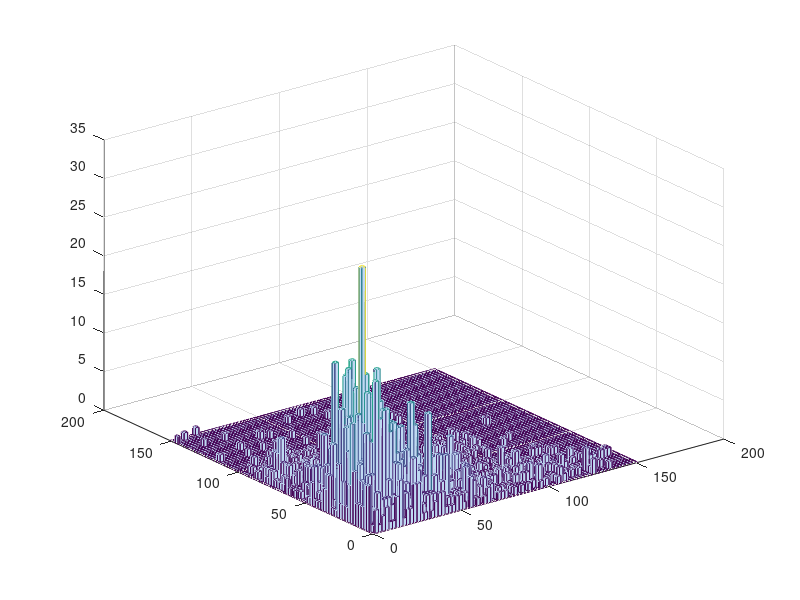

Reproduce this figure in MATLAB. (Note: this script raises an error after producing the figure.)
%% test 



% posi = [];
% nega = [];
% null = [];
% animal_list = {'m36n','m2p','m41o','m32q'};
% for ind =2:4% 2:4
%     animal = animal_list{ind};
%     load([animal '_List3']);
%     
%     directory = ['U:\Neural and Behavioural Data' '\marmoset\' animal];
%     %     directory = ['C:\Users\John\Documents\Marmoset\' animal];
%     indxList = find([UnitInfo.Info.Stimuli_Nb] ==12 &... %[UnitInfo.Info.Positive] == Positive &...
%         [UnitInfo.Info.Sync] == 1 &  ...
%         [UnitInfo.Info.Pre_stim_Duration] == 500 &...
%         [UnitInfo.Info.Post_stim_Duration] == 500 & [UnitInfo.Info.Significant_rate] ==1 );
%     % & [UnitInfo.Info.Stimuli_Nb] ==StimType &[UnitInfo.Info.Positive] == Positive &
%     
%     for n =  indxList
%         if UnitInfo.Info(n).pval<=0.05
%             posi = [posi UnitInfo.Info(n).Rho];
% %         elseif UnitInfo.Info(n).Positive == 1
% %             nega = [nega UnitInfo.Info(n).Rho];
%         else
%             null = [null UnitInfo.Info(n).Rho];
%         end
%     end
% end
% 
%     




%% Mutual information population
% load('SyncN_new.mat')
% SyncNH = round([sum(output.rates_stim{3},2) sum(output.rates_stim{4},2) sum(output.rates_stim{5},2)]);
% SyncNH = reshape(SyncNH,[],1)/1000;
% SyncNL = round([sum(output.rates_stim{8},2) sum(output.rates_stim{9},2) sum(output.rates_stim{10},2)]);
% SyncNL = reshape(SyncNL,[],1)/1000;
% SyncN = [SyncNH SyncNL];
% SyncN = reshape(SyncN,[],1);
% 
% load('SyncP_new.mat')
% SyncPH = round([sum(output.rates_stim{3},2) sum(output.rates_stim{4},2) sum(output.rates_stim{5},2)]);
% SyncPH = reshape(SyncPH,[],1)/1000;
% SyncPL = round([sum(output.rates_stim{8},2) sum(output.rates_stim{9},2) sum(output.rates_stim{10},2)]);
% SyncPL = reshape(SyncPL,[],1)/1000;
% SyncP = [SyncPH SyncPL];
% SyncP = reshape(SyncP,[],1);
% rangeP = max(SyncP);
% rangeN = max(SyncN);
% 
% pdN = zeros(1,rangeN+1); %0 to rangeN)
% pdNH = zeros(1,rangeN+1); %0 to rangeN)
% pdNL = zeros(1,rangeN+1); %0 to rangeN)
% for i = 1:rangeN+1
%     pdN(i) = sum(SyncN == i);
%     pdNH(i) = sum(SyncNH ==i);
%     pdNL(i) = sum(SyncNL ==i);
% end
% 
% pdP = zeros(1,rangeP+1); %0 to rangeN)
% pdPH = zeros(1,rangeP+1); 
% pdPL = zeros(1,rangeP+1); 
% for i = 1:rangeP+1
%     pdP(i) = sum(SyncP == i);
%     pdPH(i) = sum(SyncPH == i);
%     pdPL(i) = sum(SyncPL == i);
% end
% pdN = pdN/sum(pdN);
% pdNH = pdNH/sum(pdNH);
% pdNL = pdNL/sum(pdNL);
% 
% pdP = pdP/sum(pdP);
% pdPH = pdPH/sum(pdPH);
% pdPL = pdPL/sum(pdPL);
% 
% pd = pdN.'*pdP;
% pdH = pdNH.'*pdPH;
% pdL = pdNL.'*pdPL;
% sumH = log2((pdH*2)./pd).*pdH;
% sumH(isnan(sumH)) = 0;
% sumL = log2((pdL*2)./pd).*pdL;
% sumL(isnan(sumL)) = 0;
% 
% sumPH = log2(pdPH*2./pdP).*pdPH;
% sumPH(isnan(sumPH)) = 0;
% 
% sumPL = log2(pdPL*2./pdP).*pdPL;
% sumPL(isnan(sumPL)) = 0;
% 
% InfoP = sum(sum(sumPH)) + sum(sum(sumPL));
% Info = sum(sum(sumH))+sum(sum(sumL));
% 
% % % clear all

%% Mutual information neuron by neuron
% 

% % h =  hist(output.isi_total{6});
% test = output.isi_total{2}*10^3;
% for i = length(test):-1:1
%     if test(i) < 10
%         test(i) = [];
%     end
% end
% edges = 0:5:500;
% h = histc(test,edges);
% % histogram(test,edges);
% % figure
% plot(h)
% set(gca,'XScale','log')
% hold on
% 
% [f, xi] = ksdensity(output.VS(1,:));
% plot(xi,f)
% edges = 0:0.1:1;
% histogram(output.VS(:,2),edges)


%%  Studying FR joint distribution for SyncP SyncN and SyncM neurons. 03/19/2018

clear all

% loading and reorganizing data
load('SyncP_new.mat')
NP = size(output.rates_stim{1, 1},1);
DR_trialP = [];
for f = 1:10
    for n = 1:NP
        DR_trialP(n,f) = mean(output.rates_stim{f+1}(n,:));
    end
end

load('SyncN_new.mat')
NN = size(output.rates_stim{1, 1},1);
DR_trialN = [];
for f = 1:10
    for n = 1:NN
        DR_trialN(n,f) = mean(output.rates_stim{f+1}(n,:));
    end
end

DR_trialN(randsample(1:305,5),:) = []; %randomly cutting data size to match SyncP neurons. 

DR_trialN(find(DR_trialN>150)) = 0;
DR_trialP(find(DR_trialP>150)) = 0;
% DR_trialN(find(DR_trialN == 0)) = NaN;
% DR_trialP(find(DR_trialP == 0)) = NaN;

SyncPall = reshape(DR_trialP,[],1);
SyncNall = reshape(DR_trialN,[],1);

X = [SyncNall,SyncPall];
edges = {0:2:ceil(max(max(X))) 0:2:ceil(max(max(X)))};
hist3(X,edges)
[CountData, Xedges,Yedges] = histcounts2(X(:,1),X(:,2),edges{1},edges{2});
% linear interpolarization of Distribution
% Vqall = interp2(interp2(CountData,'cubic'),'cubic');
Vqall = interp2(CountData,'cubic');
Vqall(find(Vqall<0)) = 0;
pdfall = Vqall/sum(sum(Vqall));
figure
mesh(Vqall)



% Do the same thing for all frequencies

Countdatas = {};
Vq = {};
pdfs = {};
for f = 1 :10
    Countdatas{f} = histcounts2(DR_trialN(:,f),DR_trialP(:,f),edges{1},edges{2});
    %     Vq{f} = interp2(interp2(Countdatas{f},'cubic'),'cubic');
    Vq{f} = interp2(Countdatas{f},'cubic');
    Vq{f}(find(Vq{f}<0)) = 0;
    pdfs{f} = Vq{f}/sum(sum(Vq{f}));
end

% Calculating Information content

InfoPN = 0;

for f = 1:10
    for r1 = 1:length(pdfall)
        for r2 = 1:length(pdfall)
            if pdfs{f}(r1,r2) ~= 0 && pdfall(r1,r2) ~=0
                InfoPN = InfoPN + pdfs{f}(r1,r2)*log2(pdfs{f}(r1,r2)/pdfall(r1,r2));
            end
        end
    end
end

InfoPN = InfoPN/10;
log2(10)


load('SyncNM_new.mat')
NNM = size(output.rates_stim{1, 1},1);
DR_trialNM1 = zeros(300,12);
DR_trialNM2 = zeros(300,12);
NM1 = randsample(NNM,600);
NM2 = NM1(301:600);
NM1 = NM1(1:300);

for f = 1:10
    for n = 1:300
        DR_trialNM1(n,f) = mean(output.rates_stim{f+1}(NM1(n),:));
        DR_trialNM2(n,f) = mean(output.rates_stim{f+1}(NM2(n),:));
    end
end


% DR_trialNM1(find(DR_trialNM1 == 0)) = NaN;
% DR_trialNM2(find(DR_trialNM2 == 0)) = NaN;
% DR_trialNM1(find(DR_trialNM1>150)) = 0;
% DR_trialNM2(find(DR_trialNM2>150)) = 0;



SyncNM1all = reshape(DR_trialNM1,[],1);
SyncNM2all = reshape(DR_trialNM2,[],1);

XNM = [SyncNM1all,SyncNM2all];
edges = {0:2:ceil(max(max(XNM))) 0:2:ceil(max(max(XNM)))};
hist3(XNM,edges)
[CountDataNM, Xedges,Yedges] = histcounts2(XNM(:,1),XNM(:,2),edges{1},edges{2});

% linear interpolarization of Distribution
% Vqall = interp2(interp2(CountData,'cubic'),'cubic');
VqallNM = interp2(CountDataNM,'cubic');
VqallNM(find(VqallNM<0)) = 0;
pdfallNM = VqallNM/sum(sum(VqallNM));
figure
mesh(VqallNM)


% Do the same thing for all frequencies

CountdatasNM = {};
VqNM = {};
pdfsNM = {};
for f = 1 :10
    CountdatasNM{f} = histcounts2(DR_trialNM1(:,f),DR_trialNM2(:,f),edges{1},edges{2});
    %     Vq{f} = interp2(interp2(Countdatas{f},'cubic'),'cubic');
    VqNM{f} = interp2(Countdatas{f},'cubic');
    VqNM{f}(find(VqNM{f}<0)) = 0;
    pdfsNM{f} = VqNM{f}/sum(sum(VqNM{f}));
end

% Calculating Information content

InfoNM = 0;

for f = 1:10
    for r1 = 1:length(pdfallNM)
        for r2 = 1:length(pdfallNM)
            if pdfsNM{f}(r1,r2) ~= 0 && pdfallNM(r1,r2) ~=0
                InfoNM = InfoNM + pdfsNM{f}(r1,r2)*log2(pdfsNM{f}(r1,r2)/pdfallNM(r1,r2));
            end
        end
    end
end

InfoNM = InfoNM/10;


%% Calculating MI 07/11/2017

% Recalculating MI using a more simple method, directly comparable to joint
% MI


clear all
load('SyncP_new.mat')
% NP = size(output.rates_stim{1, 1},1);
NP = 300;
DR_trialP = [];
for f = 1:10
    for n = 1:NP
        DR_trialP(n,f) = mean(output.rates_stim{f+1}(n,:));
    end
end

DR_trialP(find(DR_trialP>100)) = 0;

% 08/11/2017 attempt to linearly extrapolate a pdf.
edgesTotalP = 0:2: ceil(max(max(DR_trialP)));
[NtotalP,edgesTotalP] = histcounts(DR_trialP,edgesTotalP);
% for i = 1:length(NtotalP)
%     if NtotalP(i) == 0
%         NtotalP(i) = NaN;
%     end
% end

histogram(DR_trialP,edgesTotalP)

plot(NtotalP)
xq = 0:1: ceil(max(max(DR_trialP)));
% linear interpolation into infinite dataset
vq1 = interp1(edgesTotalP(2:end),NtotalP,xq(2:end),'pchip');
vq1(find(vq1 <0)) = 0;
vq1 = [vq1(2:end) 0];
pdfPall = vq1/sum(vq1);
% vq2 = interp1(xData, yData, xaxis,'spline');
% plot(xaxis,vq1)
% hold on 
% plot(xaxis,vq2)
% vq2 = interp1(edgesTotalP(2:end),NtotalP,xq(2:end),'pchip');
% plot(vq2)


%Gaussian kernel based estimation. 
edgesTotalPgauss = 0:2: ceil(max(max(DR_trialP)));
[NtotalPgauss,edgesTotalPgauss] = histcounts(DR_trialP,edgesTotalPgauss);
xs = edgesTotalPgauss(1:end-1)+0.5;
h = 1;

% [vqKS,xi,bw] =
% ksdensity(NtotalPgauss,xs,'Bandwidth',1,'BoundaryCorrection','reflection');
% Offcial kernel density estimation, but I don't know how to use it yet.

for i = 1:length(xs)
    ys(i) = gaussian_kern_reg2(xs(i),xs,NtotalPgauss,h);
end
vqgauss = ys/sum(ys);

%Compare
% figure
% plot(xs,vqgauss)
% hold on
% plot(pdfPall)
% % plot(xs,vqKS)


pdfPall = vqgauss;

InfoP = 0;
figure
for f= 1:10
    %linear interpolation
    %     [NcountP,edgesTotalP] = histcounts(DR_trialP(:,f),edgesTotalP);
    % %     NcountP(find(NcountP==0)) = NaN;
    %     vq2N = interp1(edgesTotalP(2:end),NcountP,xq(2:end),'pchip');
    
    % gaussian kernel
    [NcountPgauss,edgesTotalPgauss] = histcounts(DR_trialP(:,f),edgesTotalPgauss);
    for i = 1:length(xs)
        vq2N(i) = gaussian_kern_reg(xs(i),xs,NcountPgauss,h);
    end
    
    %below is common 
    vq2N(find(vq2N <0)) = 0;
    vq2N= [vq2N(2:end) 0];
    pdfP(f,:) = vq2N/sum(vq2N);
    plot(pdfP(f,:))
    hold on
    for r = 1:length(pdfPall)
        if pdfP(f,r) ~=0 && pdfPall(r) ~=0
            InfoP = InfoP + pdfP(f,r)*log2(pdfP(f,r)/pdfPall(r));
        end
    end
end
InfoP = InfoP/12;








% 
% clear all
% load('SyncP_new.mat')
% NP = size(output.rates_stim{1, 1},1);
% DR_trialP = [];
% for f = 1:12
%     for n = 1:NP
%         DR_trialP(n,f) = mean(output.rates_stim{f}(n,:));
%     end
% end
% 
% DR_trialP(find(DR_trialP>100)) = 0;
% 
% % 08/11/2017 attempt to linearly extrapolate a pdf.
% edgesTotalP = 0:1: ceil(max(max(DR_trialP)));
% [NtotalP,edgesTotalP] = histcounts(DR_trialP,edgesTotalP);
% for i = 1:length(NtotalP)
%     if NtotalP(i) == 0
%         NtotalP(i) = NaN;
%     end
% end
% xaxisP = edgesTotalP(1:end-1);
% % plot(xaxis,Ntotal)
% % linear interpolation into infinite dataset
% [xDataP, yDataP] = prepareCurveData( xaxisP, NtotalP );
% vq1 = interp1(xDataP, yDataP, xaxisP);
% pdfPall = vq1/sum(vq1);
% % vq2 = interp1(xData, yData, xaxis,'spline');
% % plot(xaxis,vq1)
% % hold on 
% % plot(xaxis,vq2)
% 
% 
% InfoP = 0;
% for f= 1:12
%     [NcountP,edgesTotalP] = histcounts(DR_trialP(:,f),edgesTotalP);
%     [xDataP, yDataP] = prepareCurveData( xaxisP, NcountP );
%     vq2N = interp1(xDataP, yDataP, xaxisP);
%     pdfP(f,:) = vq2N/sum(vq2N);
%     for r = 1:length(pdfPall)
%         if pdfP(f,r) ~=0 %  pdfPall(r) > 0.001 &&
%         InfoP = InfoP + pdfP(f,r)*log2(pdfP(f,r)/pdfPall(r));
%         end
%     end
% end
% InfoP = InfoP/12;
% 
% 
% load('SyncN_new.mat')
% 
% %for NM neurons, randomly select 22neurons
% 
% 
% 
% N = size(output.rates_stim{1, 1},1);
% DR_trialN = [];
% Nall = 300;
% InfosN = [];
% for iii = 1:100
%     pdfN = [];
%     Indice = randsample([1:N],Nall);
%     
%     for f = 1:12
%         for n = 1:Nall
%             DR_trialN(n,f) = mean(output.rates_stim{f}(Indice(n),:));
%         end
%     end
%     
%     % 08/11/2017 attempt to linearly extrapolate a pdf.
%     edgesTotalN = 0:1: ceil(max(max(DR_trialN)));
%     [NtotalN,edgesTotalN] = histcounts(DR_trialN,edgesTotalN);
%     for i = 1:length(NtotalN)
%         if NtotalN(i) == 0
%             NtotalN(i) = NaN;
%         end
%     end
%     xaxisN = edgesTotalN(1:end-1);
%     % plot(xaxis,Ntotal)
%     % linear interpolation into infinite dataset
%     [xDataN, yDataN] = prepareCurveData( xaxisN, NtotalN );
%     vq1 = interp1(xDataN, yDataN, xaxisN);
%     pdfNall = vq1/sum(vq1);
%     % vq2 = interp1(xData, yData, xaxis,'spline');
%     % plot(xaxis,vq1)
%     % hold on
%     % plot(xaxis,vq2)
%     
%     
%     InfoN = 0;
%     for f= 1:12
%         [NcountN,edgesTotalN] = histcounts(DR_trialN(:,f),edgesTotalN);
%         [xDataN, yDataN] = prepareCurveData( xaxisN, NcountN );
%         vq2N = interp1(xDataN, yDataN, xaxisN);
%         pdfN(f,:) = vq2N/sum(vq2N);
%         for r = 1:length(pdfNall)
%             if  pdfN(f,r) ~=0  % pdfNall(r) > 0.001 &&
%                 InfoN = InfoN + pdfN(f,r)*log2(pdfN(f,r)/pdfNall(r));
%             end
%         end
%     end
%     InfoN = InfoN/12;
%     
% %     InfoPandN = 0;
% %     for f = 1:12
% %         %     [NcountN,edgesTotalN] = histcounts(DR_trialN(:,f),edgesTotalN);
% %         %     [xDataN, yDataN] = prepareCurveData( xaxisN, NcountN );
% %         %     vq2N = interp1(xDataN, yDataN, xaxisN);
% %         %     pdfN(f,:) = vq2N/sum(vq2N);
% %         %     [NcountP,edgesTotalP] = histcounts(DR_trialP(:,f),edgesTotalP);
% %         %     [xDataP, yDataP] = prepareCurveData( xaxisP, NcountP );
% %         %     vq2P = interp1(xDataP, yDataP, xaxisP);
% %         %     pdfP(f,:) = vq2P/sum(vq2P);
% %         for r1 = 1:length(pdfPall)
% %             for r2 = 1:length(pdfNall)
% %                 if   pdfP(f,r1)*pdfN(f,r2) ~=0 %pdfPall(r1)*pdfNall(r2) > 0.001 &&
% %                     InfoPandN = InfoPandN + ...
% %                         pdfP(f,r1)*pdfN(f,r2)*log2( pdfP(f,r1)*pdfN(f,r2)...
% %                         /(pdfPall(r1)*pdfNall(r2)));
% %                 end
% %             end
% %         end
% %     end
% %     
% %     InfoPandN = InfoPandN/12;
%     InfosN = [InfosN InfoN];
% end
% % 08/11/2017 attempt to calculate pdf by histograms
% % % test = mean(DR_trial,1);
% % % edges = 0:1: floor(max(max(DR_trial)));
% % Nbins = 219;
% % % Ntotal = histogram(DR_trial,edges);
% % [Ntotal,edgesTotal] = histcounts(DR_trial,Nbins);
% % 
% % pdfPall =  Ntotal/sum(Ntotal);
% % InfoP = 0;
% % for f= 1:12
% %     [Ncount,edges] = histcounts(DR_trial(:,f),Nbins);
% %     pdfP(f,:) = Ncount/sum(Ncount);
% %     for r = 1:length(pdfPall)
% %         if pdfPall(r) > 0.001 && pdfP(f,r) ~=0 
% %         InfoP = InfoP + pdfP(f,r)*log2(pdfP(f,r)/pdfPall(r));
% %         end
% %     end
% % end
% % % Ntotal = histogram(DR_trial,edges);
% % 

%% Analyzing ind ISI 19/03/2018

clear all

load('SyncP_new.mat')
ISI_ind = {};
for n = 1:25
    for f = 1:12
        ISI_ind{n,f} = horzcat(output.isi_rep{n}{f,:})*1e3;
    end
    
end
C = {};

% edges = [[0:1:9] [10:5:90] [100:50:1000]];
edges = [0:5:500];
for n = 1:25
    figure
    for f = 2:2:12
        [C{n,f}, edges] = histcounts(ISI_ind{n,f},edges);
        plot(edges(2:end),C{n,f})
        set(gca,'XScale','log')
        hold on
    end
    legend('125ms', '62.5ms', '41.6ms','31.25ms', '25ms', '20ms');
    hold off
end

%conclusion, ISI analysis really doesnt give much



    
%% Caculate MI with ISI and with VS
clear all

load('SyncN_new.mat')

N = size(output.VS,1);
Nall = 25;
InfosVS = [];
for iii = 1:100
Indice = randsample([1:N],Nall);
SampleVS = [];

    pdfVS = [];
    
    for f = 1:12
        for n = 1:Nall
            SampleVS(n,f) = output.VS(Indice(n),f);
        end
    end
    
    
    edgesTotalN = [0 0.2:0.1:1];
    xaxis =  edgesTotalN(1:end-1); %+0.05;
    [NtotalN,edgesTotalN] = histcounts(SampleVS,edgesTotalN);
    pdfVSall = NtotalN/sum(NtotalN);
%     plot(xaxis,pdfVSall);
%     pause
    InfoVS = 0;
    for f= 1:12
        [NcountN,edgesTotalN] = histcounts(SampleVS(:,f),edgesTotalN);
        pdfVS(f,:) = NcountN/sum(NcountN);
        for r = 1:length(pdfVSall)
            if  pdfVS(f,r) ~=0  % pdfNall(r) > 0.001 &&
                InfoVS = InfoVS + pdfVS(f,r)*log2(pdfVS(f,r)/pdfVSall(r));
            end
        end
    end
    
    InfoVS = InfoVS/12;
    InfosVS = [InfosVS InfoVS];
end


% ISI
% 
% clear all
% load('SyncP_new.mat')
% InfosISI = [];
% % for iii = 1:100
%     ISItotal = [];
%     for f = 1:12
%         ISItotal = [ISItotal output.isi_total{f}];
%     end
%     edgesISI = 0:1e-3:max(ISItotal);
%     [ISItotalhist edgesISI] = histcounts(ISItotal,edgesISI);
%     pdfISItotal = ISItotalhist/sum(ISItotalhist);
%     
%     InfoISI = 0;
%     pdfISI = [];
%     for f = 1:12
%         [ISIcount, edgesISI] = histcounts(output.isi_total{f},edgesISI);
%         pdfISI(f,:) = ISIcount/sum(ISIcount);
%         for r = 1:length(pdfISItotal)
%             if  pdfISI(f,r) ~=0  % pdfNall(r) > 0.001 &&
%                 InfoISI = InfoISI + pdfISI(f,r)*log2(pdfISI(f,r)/pdfISItotal(r));
%             end
%         end
%     end
%     
%     
%     InfoISI = InfoISI/12;
%     InfosISI = [InfosISI InfoISI]
% % end
% xaxis = edgesISI(1:end-1);
% % plot(xaxis, ISItotalhist);


%ISI ind neurons : 15/11/2017

clear all
load('SyncN_new.mat')
N = size(output.isi_rep,2);
Nall = 25;

InfosISI = [];
for iii =1:100
    Indice = randsample([1:N],Nall);
    SampleISI = [];
    ISIperStim = [];
    ISItotal = [];
    for f = 1:12
        ISIperStim{f} = [];
        for n = 1:Nall
            SampleISI{n,f} = [];
            for reps = 1:size(output.isi_rep{Indice(n)},2)
                SampleISI{n,f} = [SampleISI{n,f} output.isi_rep{Indice(n)}{f,reps}];
            end
            ISIperStim{f} = [ISIperStim{f} SampleISI{n,f}];
        end
        ISItotal = [ISItotal ISIperStim{f}];
    end
    edgesISI = 0:1e-3:max(ISItotal);
    [ISItotalhist edgesISI] = histcounts(ISItotal,edgesISI);
    
    pdfISItotal = ISItotalhist/sum(ISItotalhist);
    
    InfoISI = 0;
    pdfISI = [];
    for f = 1:12
        [ISIcount, edgesISI] = histcounts(ISIperStim{f},edgesISI);
        pdfISI(f,:) = ISIcount/sum(ISIcount);
        for r = 1:length(pdfISItotal)
            if  pdfISI(f,r) ~=0  % pdfNall(r) > 0.001 &&
                InfoISI = InfoISI + pdfISI(f,r)*log2(pdfISI(f,r)/pdfISItotal(r));
            end
        end
    end
    
    InfoISI = InfoISI/12;
    InfosISI = [InfosISI InfoISI];
end

%% plot MI

clear all
load('DataInfoStat.mat')
Infos = [ones(1,100)*InfoP;InfosN;InfosNM;InfosVSP;InfosVSN;InfosVSNM;InfosISIP;InfosISIN;InfosISINM];
Infomean = mean(Infos,2);
stdmean = [];
for i = 1:9
    stdmean(i) = deviation(Infos(i,:));
end
errorbar(Infomean,stdmean,'+','CapSize',30)
deviation(ones(1,10))
axis([0,10,0,1.2])

%%
% figure
% for f= 1:12
%     histogram(DR_trial(:,f),edges)
%     hold on
%     pause
% end
nn = max(output.spikecount_neuron{1});

VSlow = [output.VS{1}]
for i = 1:nn
    for f = 1:12
        SyncN{i}(:,f) =  output.spikecount{f}(find(output.spikecount_neuron{f}==i));
    end
    rangeN = max(max(SyncN{i}));
    pdNH{i} = zeros(1,(rangeN-mod(rangeN,10))/10 + 1);
    pdNM{i} = zeros(1,(rangeN-mod(rangeN,10))/10 + 1);
    pdNL{i} = zeros(1,(rangeN-mod(rangeN,10))/10 + 1);
    
    for j = 1:(rangeN-mod(rangeN,10))/10 + 1 
        pdNL{i}(j) = sum(sum(SyncN{i}(:,1:4)< j*10 & SyncN{i}(:,1:4)>= (j-1)*10));
        pdNM{i}(j) = sum(sum(SyncN{i}(:,5:8)< j*10 & SyncN{i}(:,5:8)>= (j-1)*10));
        pdNH{i}(j) = sum(sum(SyncN{i}(:,9:12)< j*10 & SyncN{i}(:,9:12)>= (j-1)*10));
        pdN{i}(j) = sum(sum(SyncN{i}< j*10 & SyncN{i}>= (j-1)*10));
    end
    pdNL{i} = pdNL{i}/sum(pdNL{i});
    pdNM{i} = pdNM{i}/sum(pdNM{i});
    pdNH{i} = pdNH{i}/sum(pdNH{i});
    pdN{i} = pdN{i}/sum(pdN{i});
    sumL = log2((pdNL{i}*2)./pdN{i}).*pdNL{i};
    sumL(isnan(sumL)) = 0;
    sumL(isinf(sumL)) = 0;
    sumM = log2((pdNL{i}*2)./pdN{i}).*pdNM{i};
    sumM(isnan(sumM)) = 0;
    sumM(isinf(sumM)) = 0;
    sumH = log2((pdNL{i}*2)./pdN{i}).*pdNH{i};
    sumH(isnan(sumH)) = 0;
    sumH(isinf(sumH)) = 0;
    InfoN(i) = sum(sumH)+sum(sumM)+sum(sumL);
end



load('SyncP_new.mat')
nn = max(output.spikecount_neuron{1});
for i = 1:nn
    for f = 1:12
        SyncP{i}(:,f) =  output.spikecount{f}(find(output.spikecount_neuron{f}==i));
    end
    rangeP = max(max(SyncP{i}));
    pdPH{i} = zeros(1,(rangeP-mod(rangeP,10))/10 + 1);
    pdPM{i} = zeros(1,(rangeP-mod(rangeP,10))/10 + 1);
    pdPL{i} = zeros(1,(rangeP-mod(rangeP,10))/10 + 1);
    
    for j = 1:(rangeP-mod(rangeP,10))/10 + 1
        pdPL{i}(j) = sum(sum(SyncP{i}(:,1:4)< j*10 & SyncP{i}(:,1:4)>= (j-1)*10));
        pdPM{i}(j) = sum(sum(SyncP{i}(:,5:8)< j*10 & SyncP{i}(:,5:8)>= (j-1)*10));
        pdPH{i}(j) = sum(sum(SyncP{i}(:,9:12)< j*10 & SyncP{i}(:,9:12)>= (j-1)*10));
        pdP{i}(j) = sum(sum(SyncP{i}< j*10 & SyncP{i}>= (j-1)*10));
    end
    pdPL{i} = pdPL{i}/sum(pdPL{i});
    pdPM{i} = pdPM{i}/sum(pdPM{i});
    pdPH{i} = pdPH{i}/sum(pdPH{i});
    pdP{i} = pdP{i}/sum(pdP{i});
    
    sumL = log2((pdPL{i}*2)./pdP{i}).*pdPL{i};
    sumL(isnan(sumL)) = 0;
    sumL(isinf(sumL)) = 0;
    sumM = log2((pdPM{i}*2)./pdP{i}).*pdPM{i};
    sumM(isnan(sumM)) = 0;
    sumM(isinf(sumM)) = 0;
    sumH = log2((pdPH{i}*2)./pdP{i}).*pdPH{i};
    sumH(isnan(sumH)) = 0;
    sumH(isinf(sumH)) = 0;
    InfoP(i) = sum(sumH)+sum(sumM)+sum(sumL);
end




load('SyncNM_new.mat')
nn = max(output.spikecount_neuron{1});
for i = 1:nn
    for f = 1:12
        SyncNM{i}(:,f) =  output.spikecount{f}(find(output.spikecount_neuron{f}==i));
    end
    rangeNM = max(max(SyncNM{i}));
    pdNMH{i} = zeros(1,(rangeNM-mod(rangeNM,10))/10 + 1);
    pdNMM{i} = zeros(1,(rangeNM-mod(rangeNM,10))/10 + 1);
    pdNML{i} = zeros(1,(rangeNM-mod(rangeNM,10))/10 + 1);
    
    for j = 1:(rangeNM-mod(rangeNM,10))/10 + 1
        pdNML{i}(j) = sum(sum(SyncNM{i}(:,1:4)< j*10 & SyncNM{i}(:,1:4)>= (j-1)*10));
        pdNMM{i}(j) = sum(sum(SyncNM{i}(:,5:8)< j*10 & SyncNM{i}(:,5:8)>= (j-1)*10));
        pdNMH{i}(j) = sum(sum(SyncNM{i}(:,9:12)< j*10 & SyncNM{i}(:,9:12)>= (j-1)*10));
        pdN_M{i}(j) = sum(sum(SyncNM{i}< j*10 & SyncNM{i}>= (j-1)*10));
    end
    pdNML{i} = pdNML{i}/sum(pdNML{i});
    pdNMM{i} = pdNMM{i}/sum(pdNMM{i});
    pdNMH{i} = pdNMH{i}/sum(pdNMH{i});
    pdN_M{i} = pdN_M{i}/sum(pdN_M{i});
    sumL = log2((pdNML{i}*2)./pdN_M{i}).*pdNML{i};
    sumL(isnan(sumL)) = 0;
    sumL(isinf(sumL)) = 0;
    sumM = log2((pdNMM{i}*2)./pdN_M{i}).*pdNMM{i};
    sumM(isnan(sumM)) = 0;
    sumM(isinf(sumM)) = 0;
    sumH = log2((pdNMH{i}*2)./pdN_M{i}).*pdNMH{i};
    sumH(isnan(sumH)) = 0;
    sumH(isinf(sumH)) = 0;
    InfoNM(i) = sum(sumH)+sum(sumM)+sum(sumL);
end


% NbNeurons = size(output.spikes_per_click{1, 11}.brut,1);  

%% Vector Strength Histogram 

load('SyncN_new.mat')

% load('SyncP_new.mat')


edges = 0:0.2:1;
h1 = histc(output.VS(:,2),edges); 
h2 = histc(output.VS(:,6),edges);
h3 = histc(output.VS(:,10),edges);

figure
plot(edges,h1)
hold on
plot(edges,h2)
plot(edges,h3)



%% 07/03/2018 
clear all
load('SyncP_new.mat')
ICI_list= [125 83.3333 62.5 50 41.6667 35.7143 31.25 27.7778 25 22.7273 20.8333];
Hz_list = round(1./ICI_list*1e3);

SPC_mean = []; %average spikes per click
SPC_error = [];

for f = 1:length(ICI_list)
    SPC_mean = [SPC_mean mean(output.spikes_per_click{f}.mean)];
    SPC_error = [SPC_error mean(output.spikes_per_click{f}.error)];
end

[RHO,PVAL] = corr(ICI_list.',SPC_mean.','Type','Spearman')


errorbar(Hz_list, SPC_mean, SPC_error,'Linewidth',1.5)
hold on     

%% plot spikes per click for all neurons


% load('SyncN_new.mat')
load('SyncP_new.mat')

% %48Hz adaptation
% xaxis = [];
% brut = [];
% for i = 1:16
%     xaxis = [xaxis output.spikes_per_click{1, 11}.xaxis];
%     brut = [brut output.spikes_per_click{1, 11}.brut2(i,:)];%/output.spikes_per_click{1, 11}.brut(i,1)];
% end
% 
%   
% 
% figure
% j = 1;
% for j = 1:25
%     disp(j)
%         hold on
%         plot(output.spikes_per_click{1, 11}.xaxis(j,:),output.spikes_per_click{1, 11}.brut1(j,:),'linewidth',2.0)
%         pause
% %     if brut(j) ==0;
% %     brut(j) =1;
% %     end
% end


% logbrut = log(brut);


bin = [];
f = 10;
tets = 0;
for j = size(output.spikes_per_click{1, f}.brut1,1) :-1:1
    if output.spikes_per_click{1,f}.brut1(j,1)< 8 || output.spikes_per_click{1,f}.brut1(j,2)<1
        output.spikes_per_click{1,f}.brut1(j,:) = [];
        tets = tets +1;
    end
end

    




bin(1,:) = output.spikes_per_click{1, f}.brut1(:,1);
bin(2,:) = -output.spikes_per_click{1, f}.brut1(:,1)+output.spikes_per_click{1, f}.brut1(:,2);
bin(3,:) = -output.spikes_per_click{1, f}.brut1(:,1)+output.spikes_per_click{1, f}.brut1(:,3);

bin(4,:) = output.spikes_per_click{1, f}.brut1(:,2);
bin(5,:) = -output.spikes_per_click{1, f}.brut1(:,2)+output.spikes_per_click{1, f}.brut1(:,3);

bin(6,:) = -output.spikes_per_click{1, f}.brut1(:,2)+output.spikes_per_click{1, f}.brut1(:,5);
bin(7,:) = output.spikes_per_click{1, f}.brut1(:,5);
bin(8,:) = -output.spikes_per_click{1, f}.brut1(:,5)+output.spikes_per_click{1, f}.brut1(:,8);

for j = 1:size(output.spikes_per_click{1, f}.brut1,1)

    bin(2,j) = bin(2,j)/bin(1,j);
    bin(3,j) = bin(3,j)/bin(1,j);
    bin(5,j) = bin(5,j)/bin(4,j);
    bin(6,j) = bin(6,j)/bin(4,j);
    bin(8,j) = bin(8,j)/bin(7,j);
end



C1 = cov(bin(1,:),bin(2,:));
[U,S,V] = svd(C1);
V = V*sqrt(S)*3;
v1 = V(:,1);
v2 = V(:,2);
coM(1) = mean(bin(1,:));
coM(2) = mean(bin(2,:));

C2 = cov(bin(1,:),bin(3,:));
[U2, S2, V2] = svd(C2);
V2 = V2*sqrt(S2)*3;
v3 = V2(:,1);
v4 = V2(:,1);
coM(3) = mean(bin(3,:));

% C3 = cov(bin(4,:),bin(5,:));
% C4 = corr(bin(4,:).',bin(6,:).');
% C5 = corr(bin(7,:).',bin(8,:).');



figure
subplot(2,2,[1 3])
scatter(bin(1,:),bin(2,:),'filled')
hold on
scatter(bin(4,:),bin(6,:),'filled')
scatter(bin(7,:),bin(8,:),'filled')

xlimit = get(gca,'xlim');


line([0 250], [0 0]);
line([0 250], [1 1]);
line([0 250], [-1 -1]);
axis([0,250,-5,5])

legend1 = sprintf('1st to 2nd pulse. corr = %.2f',corr(bin(1,:).',bin(2,:).'));
legend2 = sprintf('2nd to 5th pulse. corr = %.2f',corr(bin(4,:).',bin(6,:).'));
legend3 = sprintf('5th to 8th pulse. corr = %.2f',corr(bin(7,:).',bin(8,:).'));
legend({legend1, legend2, legend3});
ylabel('factor of increase in activity')
xlabel('firing rate above spont rate')
title('Evolution of firing rate in response to intial activity')
% scatter(bin(1,:),bin(7,:),'filled')
% quiver(coM(1),coM(2),v1(1),v1(2), 'b-')
% quiver(coM(1),coM(2),v2(1),v2(2), 'b-')

% scatter(bin(1,:),bin(3,:),'filled')
% % quiver(coM(1),coM(3),v3(1),v3(2), 'r-')
% % quiver(coM(1),coM(3),v4(1),v4(2), 'r-')
% 
% % hold on 



subplot(2,2,2)
edges = -5:0.20:5;
% [h1,edges] = histcounts(bin(2,:), edges);
histogram(bin(2,:), edges);
hold on 
% [h2,edges] = histcounts(bin(3,:), edges);
histogram(bin(3,:), edges);
legend1 = sprintf('1st to 2nd pulse');%. corr = %.2f',corr(bin1,bin2));
legend2 = sprintf('1st to 3rd pulse');%. corr = %.2f',corr(bin1,bin3));
% legend3 = sprintf('mu = %.3f', mean(h3));
legend({legend1, legend2}) %, legend3});

title('plasticity near onset')

subplot(2,2,4)
edges = -5:0.20:5;
% [h3,edges]= histcounts(bin(6,:), edges);
histogram(bin(6,:), edges);
hold on
% [h4,edges] = histcounts(bin(8,:), edges);
histogram(bin(8,:), edges);
legend1 = sprintf('2nd to 5th pulse');%. corr = %.2f',corr(bin1,bin2));
legend2 = sprintf('5th to 8thpulse');%. corr = %.2f',corr(bin1,bin3));
% legend3 = sprintf('mu = %.3f', mean(h3));
legend({legend1, legend2}) %, legend3});
title('plasticity near middle of stimuli')
xlabel('factor of increase in activity')


%% fitting spike per click data to a curve function 01/23/2018

load('SyncN_new.mat');
Brut = output.spikes_per_click{1, 10}.brut1  ;
xaxis = output.spikes_per_click{1, 10}.xaxis  ;
yaxis = zeros(size(xaxis));
yaxis = yaxis(:,1:end-1);
for n = 1:length(Brut)
    Brut(n,:)= Brut(n,:)/Brut(n,1);
    t=1;
    while t < size(xaxis,2)
        yaxis(n,t) = Brut(n,t+1)-1;
        t = t+1;
    end
end

xaxis = xaxis(:,2:end);
xaxis = xaxis(:);
yaxis = yaxis(:);




%% analysis of individual neurons 
% 
% 
% Analysis.pearson = zeros(NbNeurons,2);
% Analysis.spearman = zeros(NbNeurons,2);


%% Stats
% 
[p,h,stats] = ranksum(bin(6,:),bin(8,:))
% figure
% scatter(bin(2,:),bin(6,:));




%% 01/23/2018 VS comparison between first half and second half. 
load('SyncN_new.mat');
% load('SyncP_new.mat');
[p,h,stats] = ranksum(output.VStime{1, 11}(:,1),output.VStime{1, 11}(:,2))


corr(output.VStime{1, 10}(:,1),output.VStime{1, 10}(:,2))



%% 01/25/2018 Spike latency calculation, see Bendor 2008
% clear all
% load('SyncN_new.mat');
load('SyncP_new.mat');


nn = size(output.mean_neuron_spont{1},1);
time = size(output.mean_neuron_spont{1},2);
for f = 1:12
    spont{f} = zeros(nn,time/2);
    rate{f} = zeros(nn,time/2);
end

for f = 1:12
    for n = 1:nn
        t = 1;
        while t < time/2 + 1
            spont{f}(n,t) = (output.mean_neuron_spont{f}(n,2*t)...
                +(output.mean_neuron_spont{f}(n,2*t-1)))/2 ;
            rate{f}(n,t) = (output.mean_neuron_rates{f}(n,2*t)...
                +(output.mean_neuron_rates{f}(n,2*t-1)))/2 ;
            t = t+1;
        end
        spontstd{f}(n) = std(spont{f}(n,:),1);
    end
end


responsetime = zeros(nn,12);
for n = 1:nn
    for f = 1:12
        t = 1;
        while t < time/2-2
            if rate{f}(n,t) > spontstd{f}(n)*2 ...
                    && rate{f}(n,t+1) > spontstd{f}(n)*2 ...
                    && rate{f}(n,t+2) > spontstd{f}(n)*2
                responsetime(n,f) = t;
                t = time;
            else
                t = t+1;
            end
        end

    end
end


responsetime = responsetime*1e-3;
% responsetime(12,:) = []; %for SyncN neurons, neuron 12 doesnt react to
% stim

edges = 0:5*1e-3:max(responsetime);
figure
for n = 1:nn
    [h{n},edges] = histcounts(responsetime(n,:),edges);
    subplot(15,2,n)
    histogram(responsetime(n,:),edges)
    stdNeuron(n) = std(responsetime(n,:),1);
end
figure

edges = 0:2*1e-3:max(responsetime);
histogram(responsetime,edges)

ICI_list= [250 125 83.3333 62.5 50 41.6667 35.7143 31.25 27.7778 25 22.7273 20.8333]*1e-3;

for n = 1:nn
    for f = 1:12
        firsthalf{n,f} = output.ind_spike_time{n,f}(find(responsetime(n,f) <= output.ind_spike_time{n,f} & output.ind_spike_time{n,f} <= 0.275));
        if ~isempty(firsthalf{n,f})
        firsthalf{n,f} = 2*pi*mod(firsthalf{n,f},ICI_list(f))/ICI_list(f);
        end
        secondhalf{n,f} = output.ind_spike_time{n,f}(find(0.275 < output.ind_spike_time{n,f} & output.ind_spike_time{n,f} < 0.550));
        if ~isempty(secondhalf{n,f})
        secondhalf{n,f} = 2*pi*mod(secondhalf{n,f},ICI_list(f))/ICI_list(f);
        end
    end
end

% perihistogram
% edges = 0:0.001:0.25;
% edges = 0: pi/32: 2*pi;
% for n = 1:nn
%     figure('position',[800 100 800 900])
%     for f = 1:12
%         subplot(12,1,f)
%         
%         histogram(firsthalf{n,f},edges) %Blue
% %         pause
%         hold on
%         histogram(secondhalf{n,f},edges) %Orange
%         axis([0,2*pi,0,20])
%         if f <12
%             set(gca,'XTick',[]);
%         else
%             xticks([0 0.5*pi pi 1.5*pi 2*pi])
%             xticklabels({'0' '0.5\pi' '\pi' '1.5\pi' '2\pi'})
%         end
%         
%     end
% %     pause
% end
% 


figure 
boxplot(responsetime.')


% 29/03/2018    subtracting spike latency to spike time to pool all neurons

spiketime = {};
for f = 1:12
    spiketime{f} = [];
    for n = 1:nn
        spiketime{f} = [spiketime{f} output.ind_spike_time{n,f}-responsetime(n,f)];
    end
end


for f = 1:12
    firsthalf{f} = spiketime{f}(find(responsetime(n,f) <= spiketime{f} & spiketime{f} <= 0.275));
    if ~isempty(firsthalf{f})
        firsthalf{f} = 2*pi*mod(firsthalf{f},ICI_list(f))/ICI_list(f);
    end
    secondhalf{f} = spiketime{f}(find(0.275 < spiketime{f} & spiketime{f} < 0.550));
    if ~isempty(secondhalf{f})
        secondhalf{f} = 2*pi*mod(secondhalf{f},ICI_list(f))/ICI_list(f);
    end
end

edges = 0: pi/32: 2*pi;
% edges = 0:0.002:0.25;

 figure('position',[800 100 800 900])
 for f = 1:12
     subplot(12,1,f)
     
     histogram(firsthalf{f},edges) %Blue
     %         pause
     hold on
     histogram(secondhalf{f},edges) %Orange
     axis([0,2*pi,0,inf])
     if f <12
         set(gca,'XTick',[]);
%      else
         xticks([0 0.5*pi pi 1.5*pi 2*pi])
         xticklabels({'0' '0.5\pi' '\pi' '1.5\pi' '2\pi'})
     end
     
 end


%% Model data analysis and prediction 01/02/2018
clear all
load('SyncPModel_3.mat')
% load('SyncNModel_3.mat')



ICI_list= [125 83.3333 62.5 50 41.6667 35.7143 31.25 27.7778 25 22.7273 20.8333]*1e-3;
for f = 1:12
firsthalf{f} = [];
secondhalf{f} = [];
end
for trial = 1:12
    if abs(UnitInfo.Info(trial).Rho) > 0.8 && UnitInfo.Info(trial).Pval <0.05
        output = UnitInfo.Info(trial).Output;
        for f = 1:11
            firsthalf{f} = [firsthalf{f} output.spiketime{f}(find(0.05 <= output.spiketime{f} & output.spiketime{f} <= 0.275))];           
            secondhalf{f} = [secondhalf{f} output.spiketime{f}(find(0.275 < output.spiketime{f} & output.spiketime{f} < 0.550))];
        end
        
    end
end

for f = 1:11
    if ~isempty(firsthalf{f})
        firsthalf{f} = 2*pi*mod(firsthalf{f},ICI_list(f))/ICI_list(f);
    end
    if ~isempty(secondhalf{f})
        secondhalf{f} = 2*pi*mod(secondhalf{f},ICI_list(f))/ICI_list(f);
    end
end

edges = 0: pi/64: 2*pi;
n = 1;
figure('position',[800 100 800 900])
for f = 1:11
    subplot(12,1,f)
    
    histogram(firsthalf{n,f},edges) %Blue
    %         pause
    hold on
    histogram(secondhalf{n,f},edges) %Orange
%     axis([0,2*pi,0,40])
    if f <12
        set(gca,'XTick',[]);
    else
        xticks([0 0.5*pi pi 1.5*pi 2*pi])
        xticklabels({'0' '0.5\pi' '\pi' '1.5\pi' '2\pi'})
    end
    
end

medians = zeros(2,11);
deviation = zeros(2,11);
for f = 1:11
    [p,h,stats] = ranksum(firsthalf{f},secondhalf{f});
    if h ==1
    medians(1,f) = median(firsthalf{f});
    medians(2,f) = median(secondhalf{f});
    deviation(1,f) = std(firsthalf{f});
    deviation(2,f) = std(secondhalf{f});
    end
end





%% New model data including facilitation. 

load('dataaaaa2.mat')

% UnitInfo.List : {f_dE, f_fI, tau_pE, tau_pI, E, I}
% E and I stays constant.

X1 = zeros(length(unique(UnitInfo.List(:,1))),length(unique(UnitInfo.List(:,2)))); % Matrix of Rho depending on adaptation values
X3 = X1;
for n = 1:length(UnitInfo.List)
    if UnitInfo.Info(n).Pval < 0.05
        
        X1(floor(UnitInfo.List(n,1)*10),floor(UnitInfo.List(n,2)*10)) = X1(floor(UnitInfo.List(n,1)*10),floor(UnitInfo.List(n,2)*10)) + UnitInfo.Info(n).Rho;
    end
    X3(floor(UnitInfo.List(n,1)*10),floor(UnitInfo.List(n,2)*10)) = X3(floor(UnitInfo.List(n,1)*10),floor(UnitInfo.List(n,2)*10)) + UnitInfo.Info(n).Output.mean_discharge_rate.mean(11);
end

X1 = X1/(8*8);
X3 = X3/64;

figure
imagesc(X1)
xticks([1:9])
xticklabels({'0.1','0.2','0.3','0.4','0.5','0.6','0.7','0.8','0.9'})
xlabel('f_DI')
yticks([1:3])
yticklabels({'0.1','0.2','0.3'})
ylabel('f_DE')
figure
imagesc(X3)
xticks([1:9])
xticklabels({'0.1','0.2','0.3','0.4','0.5','0.6','0.7','0.8','0.9'})
xlabel('f_DI')
yticks([1:3])
yticklabels({'0.1','0.2','0.3'})
ylabel('f_DE')

X2 = {};
figure
i = 1;
f_dE = 0.3;
tau_pE = unique(UnitInfo.List(:,3));
tau_pI = unique(UnitInfo.List(:,4));
for f_dI = 0.1:0.1:0.9
    subplot(2,5,i)
    X2{i} = zeros(8,8);
    
    x = find(UnitInfo.List(:,1)==f_dE & UnitInfo.List(:,2)==f_dI);
    for n = 1:length(x)
        if UnitInfo.Info(x(n)).Pval < 0.05
        X2{i}(find(tau_pE == UnitInfo.List(x(n),3)),tau_pI == UnitInfo.List(x(n),4)) =  X2{i}(find(tau_pE == UnitInfo.List(x(n),3)),tau_pI == UnitInfo.List(x(n),4))+ UnitInfo.Info(x(n)).Rho;
        end
    end
    imagesc(X2{i})
    colorbar
    caxis([-1 1])
    i = i+1;
end

 figure
subplot(1,3,2)
f_dE = 0.2;
f_dI = 0.9;
X2{1} = zeros(8,8);

x = find(round(UnitInfo.List(:,1)*10)==f_dE*10 & round(UnitInfo.List(:,2)*10)==f_dI*10);
for n = 1:length(x)
    if UnitInfo.Info(x(n)).Pval < 0.05
        
        X2{1}(find(tau_pE == UnitInfo.List(x(n),3)),tau_pI == UnitInfo.List(x(n),4)) =  X2{1}(find(tau_pE == UnitInfo.List(x(n),3)),tau_pI == UnitInfo.List(x(n),4))+ UnitInfo.Info(x(n)).Rho;
    end
end
imagesc(X2{1})
colorbar
caxis([-1 1])




%% spikes per click in model neurons. 

load('SyncPfModel.mat')
ICI_list = [125 83.3333 62.5 50 41.6667 35.7143 31.25 27.7778 25 22.7273 20.8333];
Hz_list = [];
for i = 1:length(ICI_list)
    Hz_list = [Hz_list round(1000/ICI_list(i))];
end

figure
cmap = colormap(jet(length(ICI_list)+1));

for n =1:2:length(ICI_list)
    SEM = UnitInfo.Info.Output.spikes_per_click{n}.std/sqrt(20*600);
    ts = tinv([0.025  0.975],20*(600)-1);   
    error = ts(2)*SEM;
    errorbar(UnitInfo.Info.Output.spikes_per_click{n}.xaxis,UnitInfo.Info.Output.spikes_per_click{n}.mean,...
        error, 'linewidth', 1.7,'color',cmap(n+1,:),'DisplayName', ...
        [num2str(Hz_list(n)) 'Hz'])
    hold on
    %         norm_mean = [norm_mean UnitInfo.Info(p).Output.mean_discharge_rate.mean(n)/Hz_list(n)];
end
axis([500,1000,0,80]);
legend('show')





















